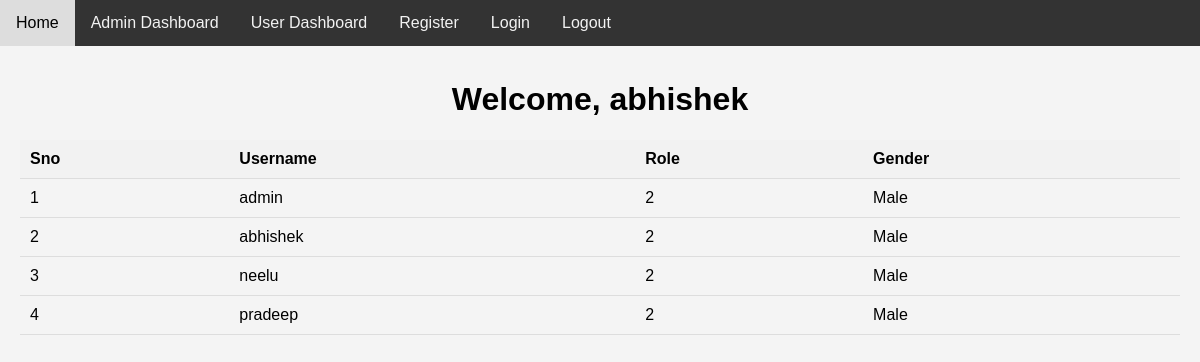
Screenshot of / (signed in) with the database file from the repository.
### APP/models.py (models this page shows)
class MyUser(AbstractUser):
    GENDER_CHOICES = (
        ('Male', 'Male'),
        ('Female', 'Female'),
        ('Other', 'Other'),
    )
    ADMIN = 1
    USER = 2
    ROLES = (
        (ADMIN, 'Admin User'),
        (USER, 'User'),
    )
    role = models.IntegerField(
        choices=ROLES, default=ROLES[1][0], blank=True, null=True)
    gender = models.CharField(choices=GENDER_CHOICES, default=GENDER_CHOICES[0][0], max_length=20, blank=True, null=True)
    def __str__(self):
        return self.username

### APP/views.py (the view)
# urls.py: path('', views.dashboard, name="dashboard"),
def dashboard(request):
    users = MyUser.objects.all()
    contexts = {'users': users}
    return render(request, 'dashboard.html', contexts)

### APP/templates/dashboard.html (shortened to what this page needs)
{% extends "base.html" %}
{% block content %}
    <div class="content">
        <center>
            <h1>Welcome, {{request.user}}</h1>
        </center>
        <table>
            <thead>
                <tr>
                    <th>Sno</th>
                    <th>Username</th>
                    <th>Role</th>
                    <th>Gender</th>
                </tr>
            </thead>
            <tbody>
                {% for user in users %}
                <tr>
                    <td>{{forloop.counter}}</td>
                    <td>{{user.username}}</td>
                    <td>{{user.role}}</td>
                    <td>{{user.gender}}</td>
                </tr>
                {% endfor %}
            </tbody>
        </table>
    </div>
{% endblock content %}

### static/css/style.css (style rules this page uses)
body { font-family: Arial, sans-serif; background-color: #f4f4f4; margin: 0; padding: 0; overflow: hidden; }
.content { padding: 60px 20px; }
table { width: 100%; border-collapse: collapse; margin: 20px 0; }
th, td { padding: 10px; text-align: left; border-bottom: 1px solid #ddd; }
th { background-color: #f2f2f2; }

### rows the page displays
MyUser: user "abhishek", username "abhishek", role "2", gender "Male"
MyUser: username "admin", role "2", gender "Male"
MyUser: username "neelu", role "2", gender "Male"
MyUser: username "pradeep", role "2", gender "Male"
